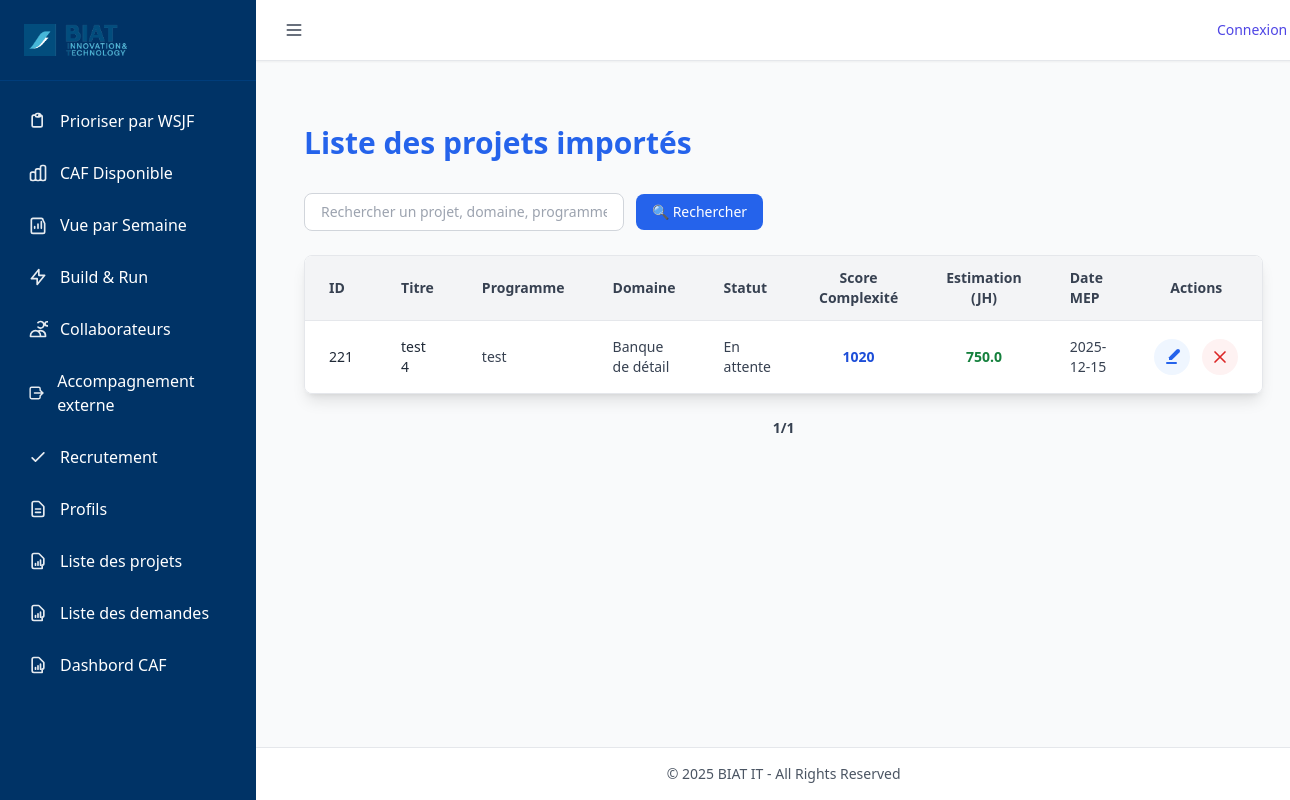
Page /projet/liste on the committed database.
### tables this page shows
CREATE TABLE "Projet" (
	"id"	INTEGER,
	"ref_opg"	NUMERIC,
	"titre_projet"	NVARCHAR(200),
	"description"	NVARCHAR(300),
	"id_release"	INTEGER,
	"id_programme"	INTEGER,
	"score_complexite"	NUMERIC,
	"date_mep"	DATE,
	"retenue"	INTEGER,
	"idate"	DATE,
	"iuser"	INTEGER,
	"uuser"	INTEGER,
	"udate"	DATE,
	"id_domaine"	INTEGER,
	"id_categorie"	INTEGER,
	"id_statut"	INTEGER, estimation_jh REAL DEFAULT 0,
	PRIMARY KEY("id" AUTOINCREMENT),
	FOREIGN KEY("id_categorie") REFERENCES "categorie"("id"),
	FOREIGN KEY("id_domaine") REFERENCES "domaines"("id"),
	FOREIGN KEY("id_programme") REFERENCES "Programme"("id"),
	FOREIGN KEY("id_statut") REFERENCES "Statut"("id")
);

### routes/projet_routes.py (the view)
@projet_bp.route("/liste")
def liste_projets():
    page = request.args.get("page", 1, type=int)
    per_page = 10
    offset = (page - 1) * per_page
    search = request.args.get("q", "").strip()
    incomplets = request.args.get("incomplets", False, type=bool)
    base_query = """
        SELECT
            p.id,
            p.titre_projet AS titre,
            IFNULL(prog.nom, '-') AS programme,
            IFNULL(d.nom, '-') AS domaine,
            IFNULL(cat.nom, '-') AS categorie,
            IFNULL(s.nom, '-') AS statut,
            IFNULL(p.score_complexite, 0) AS score_complexite,
            IFNULL(p.estimation_jh, 0) AS estimation_jh,
            IFNULL(p.date_mep, '-') AS date_mep
        FROM Projet p
        LEFT JOIN programme prog ON prog.id = p.id_programme
        LEFT JOIN domaines d ON d.id = p.id_domaine
        LEFT JOIN categorie cat ON cat.id = p.id_categorie
        LEFT JOIN statut s ON s.id = p.id_statut
        WHERE retenue = 1 and 1=1
    """
    args = []
    if search:
        base_query += " AND (p.titre_projet LIKE ? OR prog.nom LIKE ?)"
        args.extend([f"%{search}%", f"%{search}%"])
    if incomplets:
        base_query += " AND (p.id_programme IS NULL OR p.id_domaine IS NULL)"
    total = query_db(f"SELECT COUNT(*) as count FROM ({base_query})", args, one=True)["count"]
    projets = query_db(f"{base_query} ORDER BY p.id DESC LIMIT ? OFFSET ?", args + [per_page, offset])
    total_pages = (total // per_page) + (1 if total % per_page else 0)
    return render_template(
        "projets_liste.html",
        projets=projets,
        page=page,
        total_pages=total_pages,
        search=search,
        incomplets=incomplets
    )

### utils/db_utils.py (called while the page is built)
def get_connection():
    conn = sqlite3.connect(
        DB_PATH,
        timeout=60,               # ⏱️ Patiente jusqu'à 60s avant "database is locked"
        check_same_thread=False
    )
    conn.row_factory = sqlite3.Row
    conn.execute("PRAGMA journal_mode=WAL;")      # Autorise les écritures concurrentes
    conn.execute("PRAGMA synchronous=NORMAL;")    # Bon compromis vitesse/sécurité
    conn.execute("PRAGMA foreign_keys = ON;")     # Active les clés étrangères
    conn.execute("PRAGMA busy_timeout = 60000;")  # Attend 60s avant d'abandonner une écriture
    return conn

def query_db(query, args=(), one=False, retries=3, delay=1):
    for attempt in range(retries):
        try:
            conn = get_connection()
            cur = conn.execute(query, args)
            rows = cur.fetchall()
            cur.close()
            conn.close()
            return (rows[0] if rows else None) if one else rows
        except sqlite3.OperationalError as e:
            if "locked" in str(e).lower() and attempt < retries - 1:
                time.sleep(delay)
                continue
            raise

### templates/projets_liste.html (shortened to what this page needs)
{% extends "base.html" %}
{% block content %}
<div class="max-w-7xl mx-auto px-6 py-10">
  <h1 class="text-3xl font-bold mb-8 text-blue-600">Liste des projets importés</h1>
  <form method="get" action="{{ url_for('projet.liste_projets') }}"
        class="mb-6 flex flex-wrap items-center justify-between gap-3">
    <div class="flex flex-wrap items-center gap-3">
      <input type="text" name="q" value="{{ search or '' }}"
             placeholder="Rechercher un projet, domaine, programme..."
             class="border border-gray-300 rounded-lg px-4 py-2 w-80 focus:ring-blue-400 focus:border-blue-400 text-sm">
      <button type="submit"
              class="bg-blue-600 text-white px-4 py-2 rounded-lg hover:bg-blue-700 transition text-sm">
        🔍 Rechercher
      </button>
    </div>
  </form>
  <div class="overflow-x-auto shadow-lg rounded-lg border border-gray-200">
    <table class="min-w-full bg-white divide-y divide-gray-200">
      <thead class="bg-gray-100">
        <tr>
          <th class="px-6 py-3 text-left text-sm font-semibold text-gray-700">ID</th>
            <th class="px-6 py-3 text-left text-sm font-semibold text-gray-700">Titre</th>
          <th class="px-6 py-3 text-left text-sm font-semibold text-gray-700">Programme</th>
          <th class="px-6 py-3 text-left text-sm font-semibold text-gray-700">Domaine</th>
          <th class="px-6 py-3 text-left text-sm font-semibold text-gray-700">Statut</th>
          <th class="px-6 py-3 text-center text-sm font-semibold text-gray-700">Score Complexité</th>
          <th class="px-6 py-3 text-center text-sm font-semibold text-gray-700">Estimation (JH)</th>
          <th class="px-6 py-3 text-left text-sm font-semibold text-gray-700">Date MEP</th>
          <th class="px-6 py-3 text-center text-sm font-semibold text-gray-700">Actions</th>
        </tr>
      </thead>
      <tbody class="divide-y divide-gray-200">
        {% for p in projets %}
        <tr class="hover:bg-gray-50 transition">
            <td class="px-6 py-4 text-sm text-gray-800">{{ p.id }}</td>
          <td class="px-6 py-4 text-sm text-gray-800">{{ p.titre }}</td>
          <td class="px-6 py-4 text-sm text-gray-700">{{ p.programme }}</td>
          <td class="px-6 py-4 text-sm text-gray-700">{{ p.domaine }}</td>
          <td class="px-6 py-4 text-sm text-gray-700">{{ p.statut }}</td>
          <td class="px-6 py-4 text-center text-sm font-semibold text-blue-700">{{ p.score_complexite or 0 }}</td>
          <td class="px-6 py-4 text-center text-sm font-semibold text-green-700">{{ p.estimation_jh or 0 }}</td>
          <td class="px-6 py-4 text-sm text-gray-700">{{ p.date_mep or '-' }}</td>
          <td class="px-6 py-4 text-center">
            <div class="flex items-center justify-center gap-3">
              <a href="{{ url_for('projet.modifier_projet', projet_id=p.id) }}"
                 class="inline-flex items-center justify-center p-2 rounded-full bg-blue-50 hover:bg-blue-100 text-blue-600 transition"
                 title="Modifier">
                <svg xmlns="http://www.w3.org/2000/svg" class="h-5 w-5" fill="currentColor" viewBox="0 0 20 20">
                  <path d="M17.414 2.586a2 2 0 00-2.828 0L7 10.172V13h2.828l7.586-7.586a2 2 0 000-2.828z"/>
                  <path fill-rule="evenodd" d="M4 16a1 1 0 011-1h9a1 1 0 110 2H5a1 1 0 01-1-1z" clip-rule="evenodd"/>
                </svg>
              </a>
              <form method="POST" action="{{ url_for('projet.supprimer_projet', projet_id=p.id) }}"
                    onsubmit="return confirm('Supprimer le projet {{ p.titre }} ?')">
                <button type="submit"
                        class="inline-flex items-center justify-center p-2 rounded-full bg-red-50 hover:bg-red-100 text-red-600 transition"
                        title="Supprimer">
                  <svg xmlns="http://www.w3.org/2000/svg" class="h-5 w-5"
                       fill="none" viewBox="0 0 24 24" stroke="currentColor">
                    <path stroke-linecap="round" stroke-linejoin="round" stroke-width="2"
                          d="M6 18L18 6M6 6l12 12"/>
                  </svg>
                </button>
              </form>
            </div>
          </td>
        </tr>
        {% else %}
        <tr>
          <td colspan="10" class="text-center px-6 py-6 text-gray-500 italic">
            Aucun projet trouvé.
          </td>
        </tr>
        {% endfor %}
      </tbody>
    </table>
  </div>
 <div class="flex justify-center items-center mt-6 gap-6">
    <span class="text-gray-700 text-sm font-semibold">{{ page }}/{{ total_pages }}</span>
  </div>
</div>
{% endblock %}

### static/css/styles.css (style rules this page uses)
body { background-color: #f8f9fa; }

### rows in the picture
Projet: id "221", titre "test 4", programme "test", domaine "Banque de détail", statut "En attente", score_complexite "1020", estimation_jh "750.0", date_mep "2025-12-15"

### other values in the picture
{{ page }} "1"
{{ total_pages }} "1"
